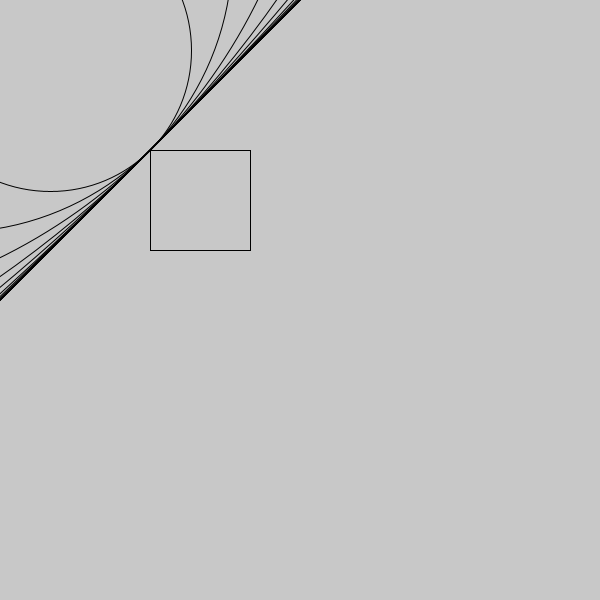
Frame 1 (no input)
Frame 60 (the mouse pressed at the canvas centre just before this capture): identical to frame 1, image omitted
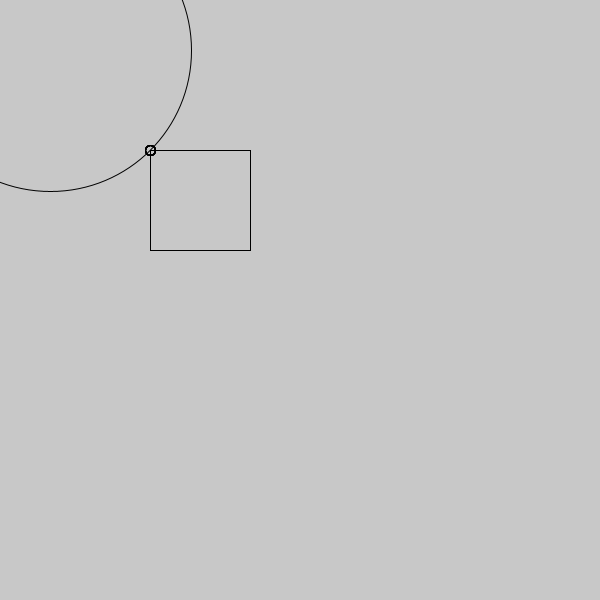
Frame 120 (the mouse held since frame 60 and released just before this capture)

The Processing sketch that drew these frames (run headless with seeded random() and noise(); from frame 60 on, the mouse is pressed at the canvas centre):

// Processing sketch: Ray_marching_2D
// ── Ray_marching_2D.pde
Box[] box = new Box[1];
boolean done;
PVector dir;

void setup() {
  size(600, 600);
  box[0] = new Box(150, 150, 100, 100);
  noFill();
}

void draw() {
  background(200);
  
  PVector mouse = new PVector(mouseX, mouseY);
  dir = new PVector(sin(atan2(mouse.x - 50, mouse.y - 50)), cos(atan2(mouse.x - 50, mouse.y - 50)));  
  
  for(int i = 0; i < box.length; i++) {
    rect(box[i].x, box[i].y, box[i].l, box[i].h);
  }
  
  float e = 0;
  PVector currentEndPoint = new PVector(50,50);
  //while (!done) { 
  for(int i = 0; i < 15; i++) {
    float distance = dstToBox(currentEndPoint, box[0])*2;
    //PVector newPoint = currentEndPoint.add(dir.mult(distance));
    circle(currentEndPoint.x, currentEndPoint.y, distance);
    currentEndPoint = new PVector(currentEndPoint.x + distance * dir.x/2, currentEndPoint.y + distance * dir.y/2);
    println(dir);
    
    circle(currentEndPoint.x, currentEndPoint.y, 10);
    if (dstToBox(new PVector(currentEndPoint.x, currentEndPoint.y), box[0])*2 < 0.1) {
      done = true;
    }
    e++;
  }
  done = false;
}

float dstToBox(PVector point, Box box) {
  float dx = max(box.x - point.x, 0, point.x - box.x-box.l);
  float dy = max(box.y - point.y, 0, point.y - box.y-box.h);
  return sqrt(dx*dx + dy*dy);
}

// ── Box.pde
class Box {
  float x, y, l, h;
  Box (float x_, float y_, float length_, float height_) {
    x = x_;
    y = y_;
    l = length_;
    h = height_;
  }
}
